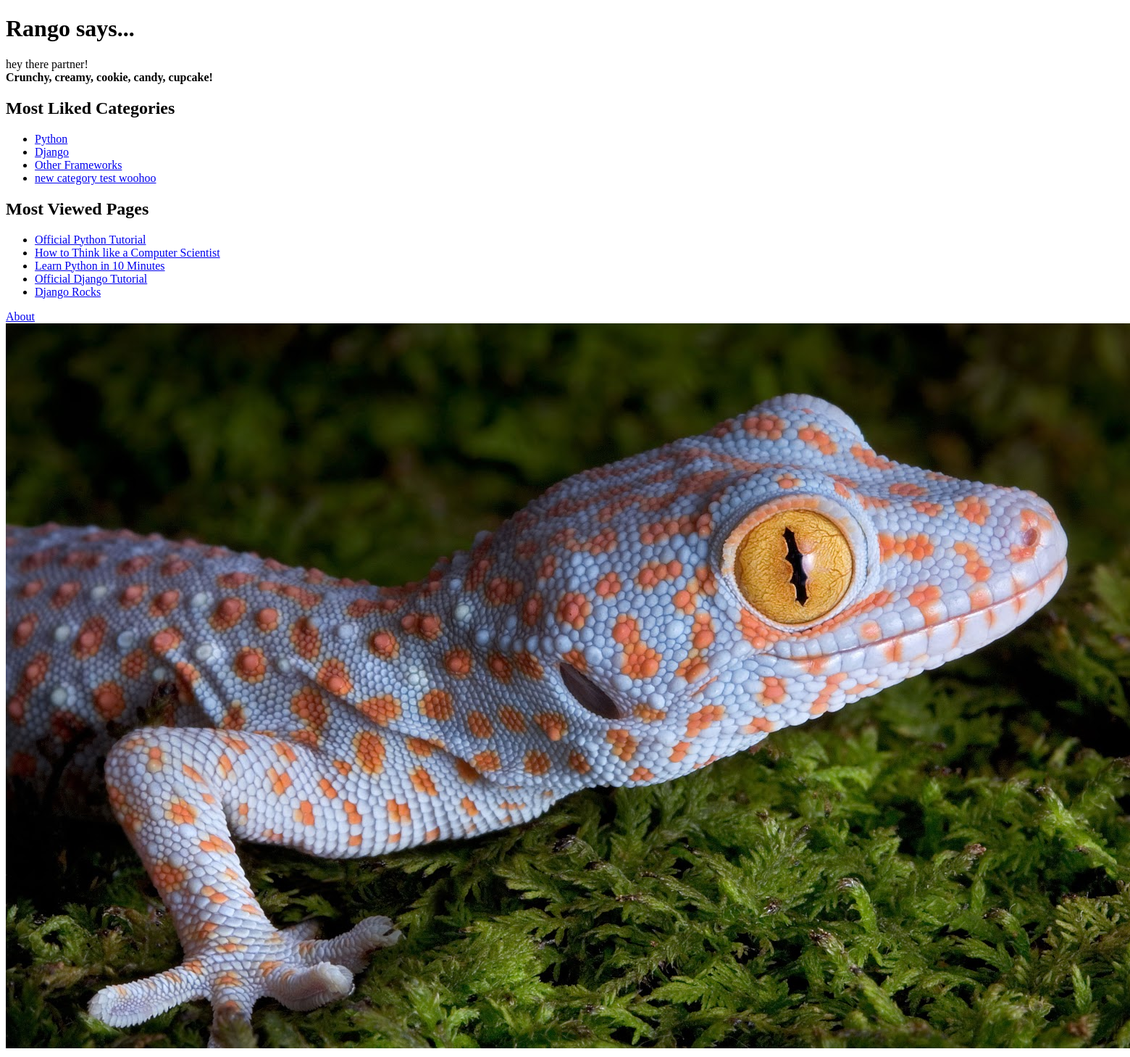
Before: / with the older database file.
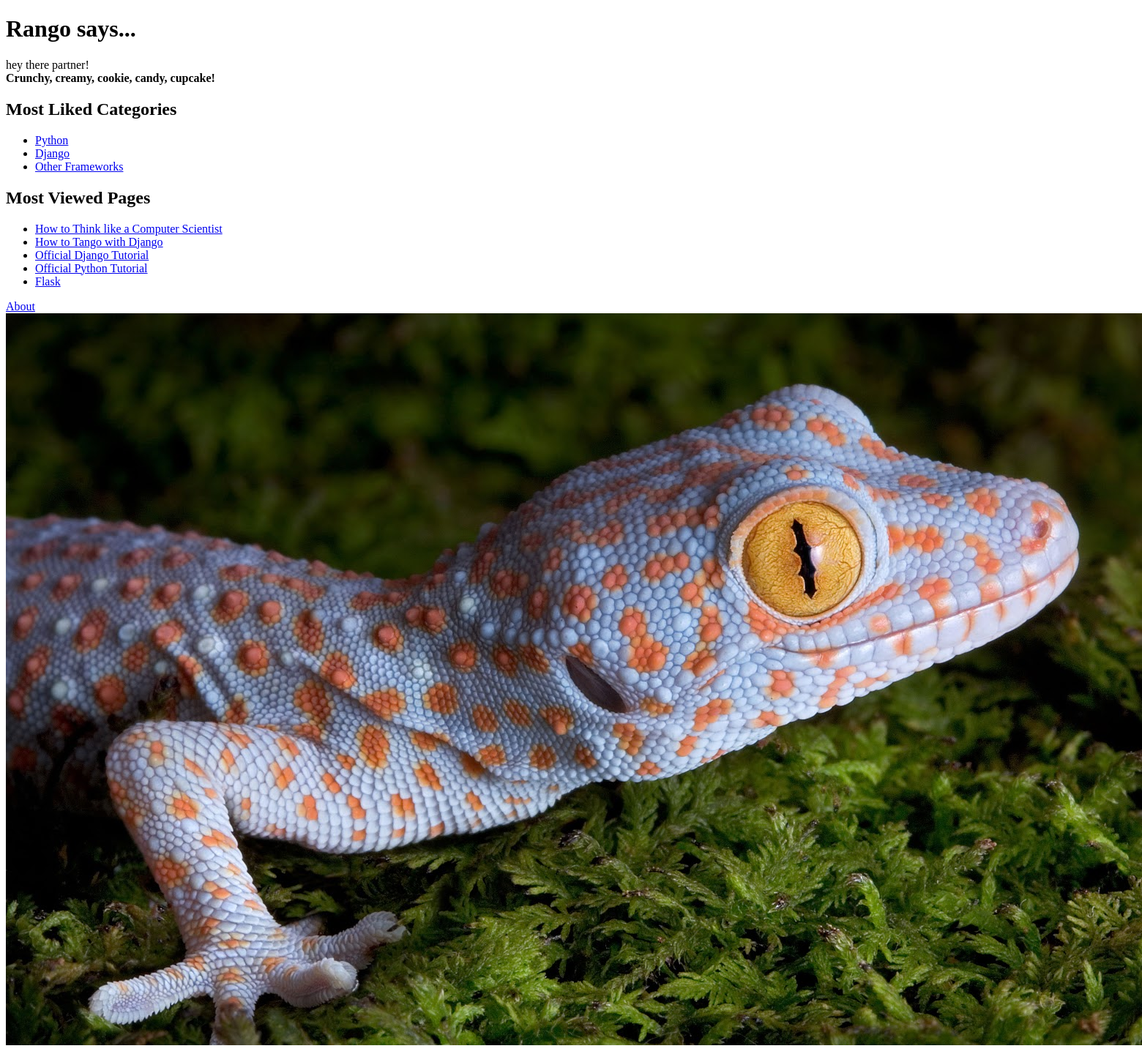
After: the same page with the newer database file.
### rango/models.py (models this page shows, shortened)
class Category(models.Model):
    name = models.CharField(max_length=128, unique=True)
    views = models.IntegerField(default=0)
    likes = models.IntegerField(default=0)
    slug = models.SlugField(unique=True)
    class Meta:
        verbose_name_plural = 'Categories'

class Page(models.Model):
    category = models.ForeignKey(Category, on_delete=models.CASCADE)
    title = models.CharField(max_length=128)
    url = models.URLField()
    views = models.IntegerField(default=0)

### rango/views.py (the view)
# urls.py: path('', views.index, name='index'),
def index(request):
    category_list = Category.objects.order_by('-likes')[:5]
    page_list = Page.objects.order_by('-views')[:5]
    context_dict = {}
    context_dict['boldmessage'] = 'Crunchy, creamy, cookie, candy, cupcake!'
    context_dict['categories'] = category_list
    context_dict['pages'] = page_list
    return render(request, 'rango/index.html', context=context_dict)

### templates/rango/index.html (shortened to what this page needs)
<!DOCTYPE html>
{% load staticfiles %}
<html>
	<head>
	</head>
	<body>
		<h1>Rango says...</h1>
		<div>
			hey there partner! <br />
			<strong>{{ boldmessage }}</strong><br/>
		</div>
		<div>
            <h2>Most Liked Categories</h2>
			{% if categories %}
				<ul>
					{% for category in categories %}
						<li>
							<a href="/rango/category/{{ category.slug }}/">{{ category.name }}</a>
						</li>
					{% endfor %}
				</ul>
			{% else %}
				<strong>There are no categories present.</strong>
			{% endif %}
		</div>
        <div>
            <h2>Most Viewed Pages</h2>
			{% if pages %}
				<ul>
					{% for page in pages %}
						<li>
                            <a href = "{{ page.url }}/" > {{ page.title }} </a>
                        </li>
					{% endfor %}
				</ul>
			{% else %}
				<strong>There are no pages present.</strong>
			{% endif %}
		</div>
		<div>
			<a href="/rango/about/">About</a><br />
			<img src="{% static 'images/rango.jpg' %}" alt="Picture of Rango" />
		</div>
	</body>
</html>

Changed rows visible on the page:
removed Category: name "new category test woohoo"
no longer on this page (row edited): Page: title "Learn Python in 10 Minutes"
no longer on this page (row edited): Page: title "Django Rocks"
now on this page (row edited): Page: title "How to Tango with Django"
changed Page "Official Python Tutorial": moves down the list
now on this page (row edited): Page: title "Flask"
